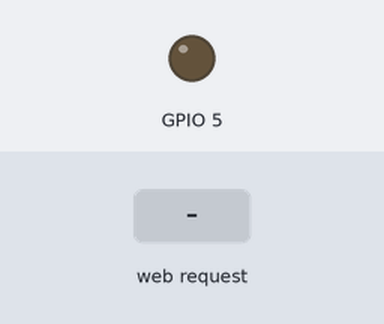
The sketch below on a simulated ESP32. Shown: output pins drawn as LEDs (lit = HIGH). The test bench sets the inputs (shaded band). What the sketch prints to the serial monitor is not drawn.

Above: at 1.2 s.
1.3 s: HTTP request GET /?LED=ON received
At 2.4 s:
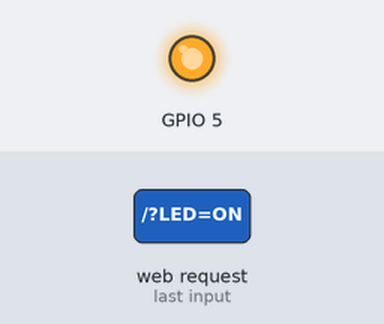
2.8 s: HTTP request GET /?LED=OFF received
At 3.5 s:
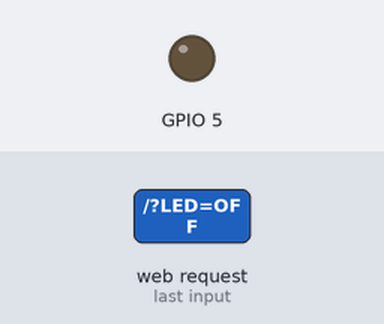
Timing chart, 0 to 5.8 s (numbered marks = the images above; inputs shaded):
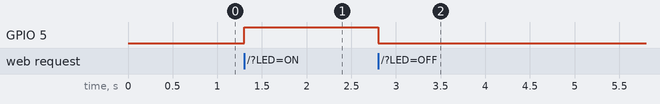

The sketch:

wifi.ino
```cpp
#include "WiFi.h"
const char* ssid = "ESP32-wifi";
const char* password = "abcdefgh";

WiFiServer server(80);
String html = "<!DOCTYPE html> \
<html> \
<body> \
<form> \
<button name = \"LED\" button value =\"ON\" type = \"submit\"> LED ON</button> \
<button name = \"LED\" button value =\"OFF\" type = \"submit\"> LED OFF</button> \
</form> \
</body> \
</html> \
";
void setup() {
  // put your setup code here, to run once:
  Serial.begin(115200);
  pinMode(5,OUTPUT);
  digitalWrite(5,LOW);
  WiFi.softAP(ssid,password);
  IPAddress IP = WiFi.softAPIP();
  Serial.print("Access point IP address");
  Serial.println(IP);
  server.begin();

}

void loop() {
  // put your main code here, to run repeatedly:
  WiFiClient client = server.available();
  if(client)
  {
    String request = client.readStringUntil('\r');
    if(request.indexOf("LED=ON")>=0)digitalWrite(5,HIGH);
    if(request.indexOf("LED=OFF")>=0)digitalWrite(5,LOW);
    client.print(html);
    request="";
  }
}
```

Measured:
- after the input at 1.3 s, GPIO 5: LOW → HIGH at once
- after the input at 2.8 s, GPIO 5: HIGH → LOW at once
